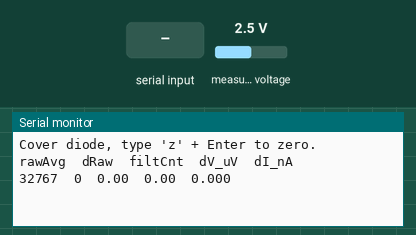
Bench run of a sketch on a simulated ESP32. Parts: the last lines printed to the serial monitor. The inputs (shaded band) are chosen by the test bench; at power-on: measured voltage 2.5 V.

Above: at 2.3 s.
2.4 s: "z" received over Serial
At 3.9 s:
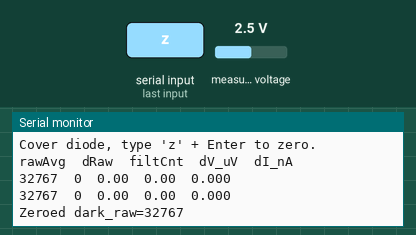
5.0 s: measured voltage set to 0.1 V
At 5.7 s:
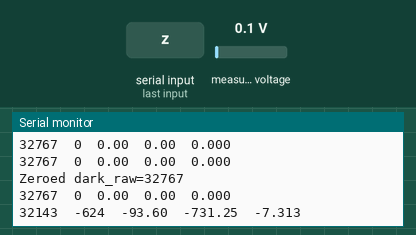
6.5 s: "Z" received over Serial
At 7.9 s:
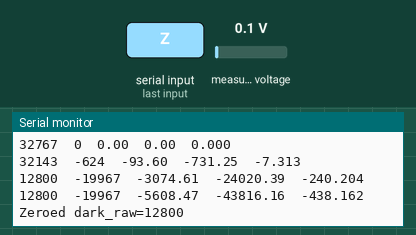
8.0 s: measured voltage set to 1.2 V
At 8.9 s:
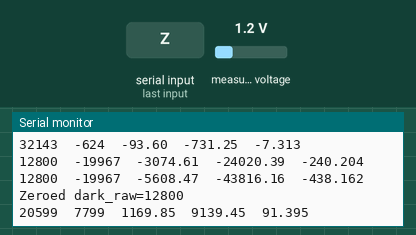
Timing chart, 0 to 10.5 s (numbered marks = the images above; inputs shaded):
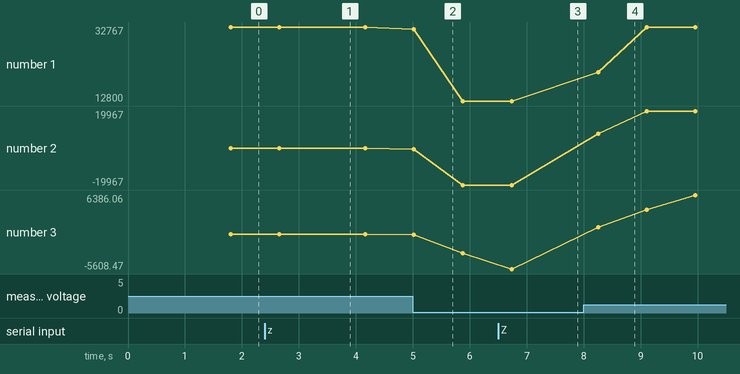

Measured:
- after the input at 2.4 s, the serial monitor: prints a new line after 1.1 s (image 1)
- after the input at 5.0 s, the serial monitor: prints a new line at once (image 2)
- after the input at 6.5 s, the serial monitor: prints a new line after 1.1 s (image 3)
- after the input at 8.0 s, the serial monitor: prints a new line after 0.25 s (image 4)
- plotted number 1: 32767 → 12800 after the input at 5.0 s, 12800 → 32767 after the input at 8.0 s
- plotted number 2: 0 → -19967 after the input at 5.0 s, -19967 → 19967 after the input at 8.0 s
- plotted number 3: 0 → -3074.61 after the input at 5.0 s, -5608.47 → 6386.06 after the input at 8.0 s

The sketch:

optical_power_meter.ino
```cpp
#include <Wire.h>
#include <Adafruit_ADS1X15.h>

Adafruit_ADS1115 ads;

// Your hardware
const float Rf = 100000.0f;                 // 100k feedback resistor
const float LSB_V = 0.0000078125f;          // V/count at GAIN_SIXTEEN

// Conditioning
int32_t dark_raw = 0;
float dRaw_filt = 0;
const float alpha = 0.15f;                  // smoothing
const int deadband = 5;                     // counts to ignore as "zero"

int32_t readAvgRaw(uint8_t ch, int N=64) {
  int32_t sum = 0;
  for (int i=0; i<N; i++) { sum += ads.readADC_SingleEnded(ch); delay(2); }
  return sum / N;
}

void setup() {
  Serial.begin(115200);
  delay(500);
  Wire.begin(21, 22);

  if (!ads.begin(0x48)) { Serial.println("ADS1115 not found"); while (1) delay(1000); }
  ads.setGain(GAIN_SIXTEEN);

  dark_raw = readAvgRaw(0);
  dRaw_filt = 0;

  Serial.println("Cover diode, type 'z' + Enter to zero.");
  Serial.println("rawAvg\tdRaw\tfiltCnt\tdV_uV\tdI_nA");
}

void loop() {
  if (Serial.available()) {
    char c = Serial.read();
    if (c == 'z' || c == 'Z') {
      dark_raw = readAvgRaw(0);
      dRaw_filt = 0;
      Serial.print("Zeroed dark_raw="); Serial.println(dark_raw);
    }
  }

  int32_t raw = readAvgRaw(0);
  int32_t dRaw = raw - dark_raw;

  if (abs(dRaw) <= deadband) dRaw = 0;     // kill tiny drift

  dRaw_filt = (1 - alpha) * dRaw_filt + alpha * (float)dRaw;

  float dV_uV = dRaw_filt * (LSB_V * 1e6f);      // microvolts
  float dI_nA = (dRaw_filt * LSB_V / Rf) * 1e9f; // nanoamps

  Serial.print(raw);        Serial.print("\t");
  Serial.print(dRaw);       Serial.print("\t");
  Serial.print(dRaw_filt,2);Serial.print("\t");
  Serial.print(dV_uV, 2);   Serial.print("\t");
  Serial.println(dI_nA, 3);

  delay(200);
}
```
